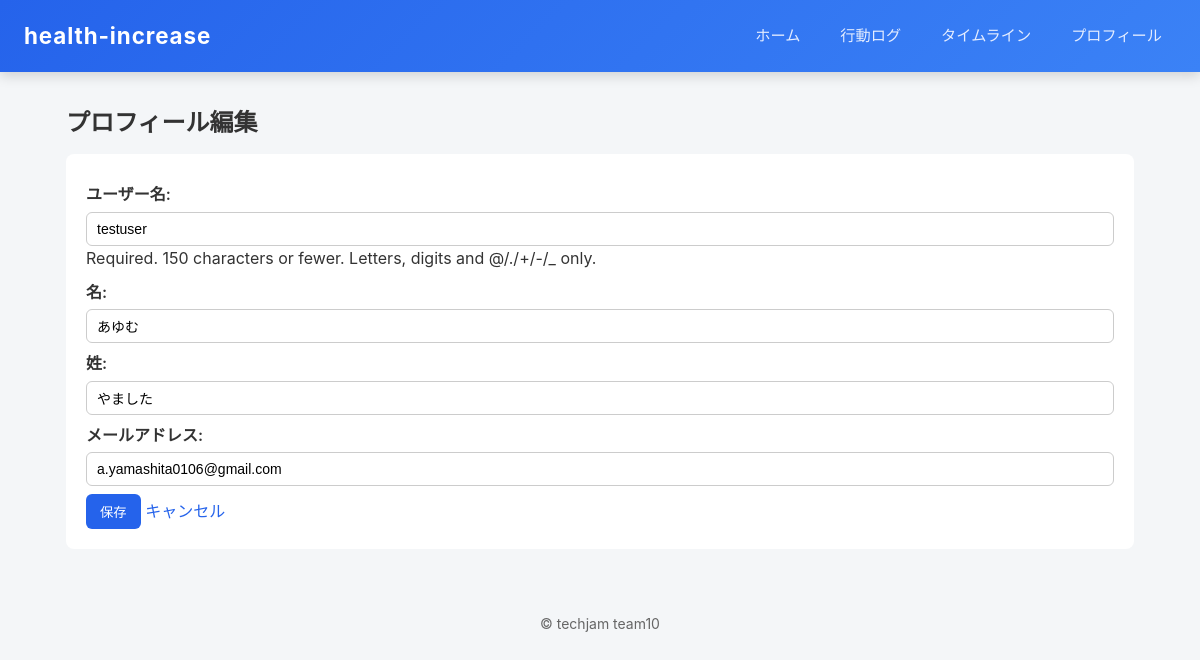
The app's page /profile/1/setting/ (signed in) with its own data.
### accounts/models.py (models this page shows, shortened)
class User(AbstractUser):
    id = models.BigAutoField(primary_key=True)
    mail = models.EmailField(
        max_length=255,
        unique=True
    )
    password = models.CharField(
        max_length=255
    )

### healthapp/views.py (the view)
# urls.py: path('profile/<int:user_id>/setting/', views.profile_setting, name='profile_setting'),
@login_required
def profile_setting(request, user_id):
    user = get_object_or_404(User, id=user_id)
    if request.user.id != user.id:
        return redirect('healthapp:profile_detail', user_id=user_id)
    if request.method == 'POST':
        form = UserProfileForm(request.POST, instance=user)
        if form.is_valid():
            form.save()
            return redirect('healthapp:profile')
    else:
        form = UserProfileForm(instance=user)
    context = {
        'form': form,
        'profile_user': user
    }
    return render(request, "healthapp/profile_setting.html", context)

### healthapp/forms.py
class UserProfileForm(forms.ModelForm):
    class Meta:
        model = User
        fields = ['username', 'first_name', 'last_name', 'mail']
        widgets = {
            'username': forms.TextInput(attrs={
                'class': 'form-control',
                'placeholder': 'ユーザー名'
            }),
            'first_name': forms.TextInput(attrs={
                'class': 'form-control',
                'placeholder': '名'
            }),
            'last_name': forms.TextInput(attrs={
                'class': 'form-control',
                'placeholder': '姓'
            }),
            'mail': forms.EmailInput(attrs={
                'class': 'form-control',
                'placeholder': 'メールアドレス'
            }),
        }
        labels = {
            'username': 'ユーザー名',
            'first_name': '名',
            'last_name': '姓',
            'mail': 'メールアドレス',
        }

### healthapp/templates/healthapp/profile_setting.html (shortened to what this page needs)
{% extends 'base.html' %}
{% load static %}
{% block content %}
<div>
    <h2>プロフィール編集</h2>
    <form method="post">
        <div>
            {{ form.as_p }}
        </div>
        <div>
            <button type="submit">保存</button>
            <a href="{% url 'healthapp:profile' %}">キャンセル</a>
        </div>
    </form>
</div>
{% endblock %}

### healthapp/static/healthapp/css/style.css (style rules this page uses)
* { box-sizing: border-box; }
body { margin: 0; font-family: -apple-system, BlinkMacSystemFont, "Hiragino Kaku Gothic ProN", "Noto Sans JP", sans-serif; background: #f4f6f8; color: #333; line-height: 1.6; }
h1, h2, h3 { margin: 0 0 12px; }
a { color: #2563eb; text-decoration: none; }
form { background: #fff; padding: 20px; border-radius: 8px; }
label { font-weight: 600; display: block; margin-bottom: 4px; }
input, select, textarea { width: 100%; padding: 8px 10px; border: 1px solid #ccc; border-radius: 6px; font-size: 14px; }
button { padding: 8px 14px; border: none; border-radius: 6px; background: #2563eb; color: #fff; cursor: pointer; }
p { margin: 8px 0; }

### records on screen
User: username "testuser", first_name "あゆむ", last_name "やました", mail "a.yamashita0106@gmail.com"
